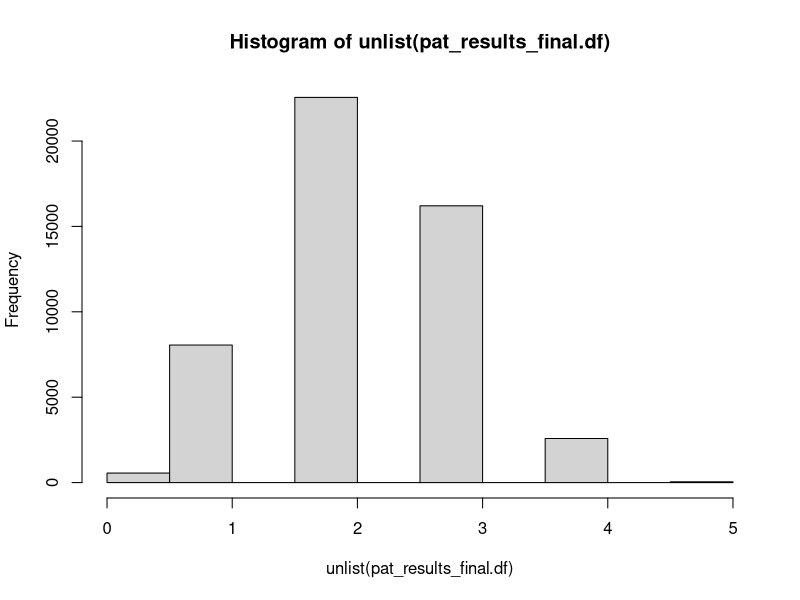
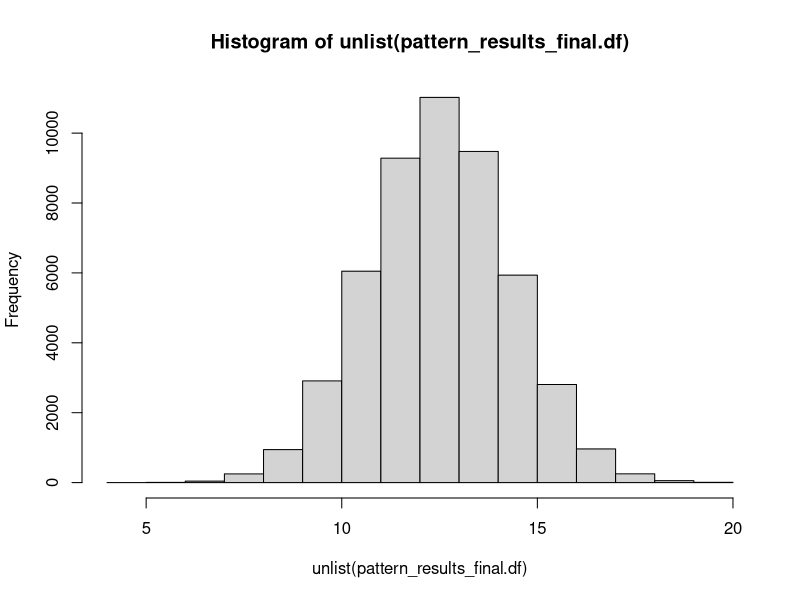

These charts were generated, in order, by the following R code:
## ---- chunk 1
library(dplyr)
set.seed(1929)
## ---- chunk 2
set.seed(1929)
  n_reps = 1

#Creating a data frame containing random draws from the Poisson distrubution
photons_emitted.df <- data.frame(rpois(n_reps, 100))
  names(photons_emitted.df) <-c('Photons')
    #Number of photons emitted  
    photons <- sum(photons_emitted.df$Photons)
      #Number of photons from one draw of the Poisson distrubution which passes through the material
      photons_pass_through_material.str <- rbinom(1, photons, 0.4)
      #Probability that a photon is emitted from the x-ray and passes through the object
      photons_pass_through_material.str/photons
## ---- chunk 3
library(stringr)
  set.seed(1929)
#Assigning variables
coin_sides <- c('H', 'T')
  pat <- setNames(nm = "HT") #Pattern which we are looking for
    prob <- c(0.5, 0.5) #The coin is fair
      n_reps <- 50000 #Replicaitons of the Experiment
        all_flips.df <- 0 #Zeroing out the data frame

        
#A simple program which will toss the coin 'flips' times and record the results, creates a 
# string from that data, and returns the number of times the pattern 'HT' is seen in the data
coin_pattern_toss <-function(flips){
all_flips.df <- data.frame(sample(coin_sides, flips, replace = TRUE, prob), stringsAsFactors = TRUE)
  names(all_flips.df) <- c('Coin') 
  
all_flips.str <- paste(unlist(all_flips.df),collapse = '') 
  pat_results.df <- data.frame(lapply(pat, str_count, string=all_flips.str))
return(pat_results.df)
}

#A large amount of 10 flip trials
pat_results_final.df <- data.frame(replicate(n_reps, coin_pattern_toss(10))) 

#Histogram of the distrubuiton of pattern sucesses
hist(unlist(pat_results_final.df))
  #Tabulation of the number of successes in the pattern
  pat_results_final.ls <- data.frame(table(unlist(pat_results_final.df))) 
    #Probability that P(X = 0)        
    (pat_results_final.ls[1,2]/n_reps) 
## ---- chunk 4
#Can be found using the weighted.mean function
x <- c(0, 1, 2, 3, 4, 5) #Number of patterns seen in ten flips
  wt <- (pat_results_final.ls$Freq)/n_reps #Weighted rate of patterns seen

#Expected number of patterns
weighted.mean(pat_results_final.df)
## ---- chunk 5
library(stringr)
  set.seed(1929)
    pat <- setNames(nm = 'RB')  #Pattern that we wish to observe
      deck_attributes <- c(rep(c('R', 'B'), 26)) #Creaation of a variable containing the card colours
        n_reps <- 50000 #Number of reps for the simulation
          cards_to_draw <- 52 #Number of cards to draw from the deck    
  
#Creation of a colour deck data frame [Red and Black]
full_deck.df <- data.frame(deck_attributes)

#Function to draw cards from the deck and to record the number of times the pattern is seen
card_draw <- function(cards_to_draw){
draw_results.df <-
  data.frame(
  sample(full_deck.df$deck_attributes, cards_to_draw, replace = FALSE), stringsAsFactors = TRUE)
names(draw_results.df) <- c('Cards')
  
draw_results.str <- paste(unlist(draw_results.df), collapse = '')
  
pattern_results.df <- data.frame(lapply(pat, str_count, string = draw_results.str))
                                   
return(pattern_results.df)
}

#Drawing the entire deck a large number of times
pattern_results_final.df <- data.frame(replicate(n_reps, card_draw(cards_to_draw))) 

#Histogram of the results
hist(unlist(pattern_results_final.df)) 

#Transforming the data frame into a list
pattern_results_final.ls <- data.frame(table(unlist(pattern_results_final.df)))
  #Probability that P(Y = 0) --- must have one trial come up as P(Y = 0) in the sim to use this
  (pattern_results_final.ls[1,2]/n_reps)
